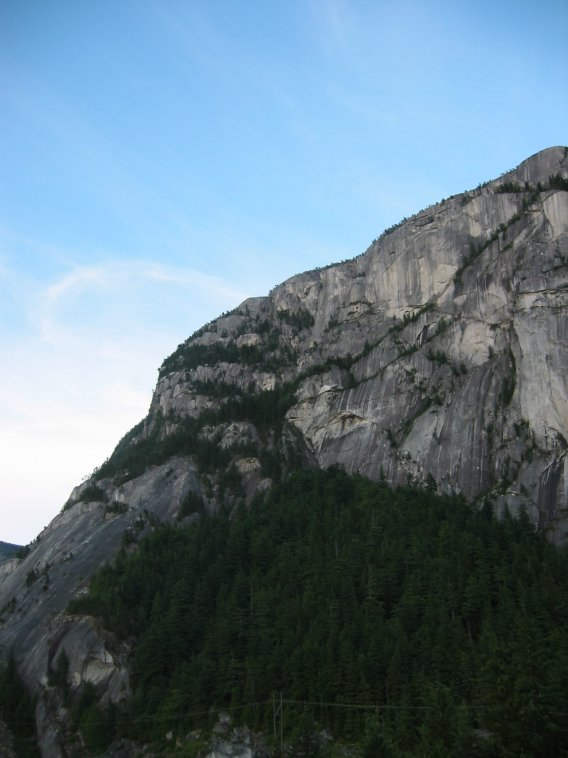
%> input picture 21.jpg, 568 x 758 px
$ octave sebs_test.m   (GNU Octave 9; MATLAB toolbox functions it lacks are replaced by stand-ins)
%> lines starting %> are read from the running program, lines starting %| are printed output that depends on the picture; in (x1, y1, x2, y2) boxes, pixels count from 0 and x2, y2 are one past the last pixel; in counts of white or black regions, pixels touching at a corner belong together; the program's own positions count from 1
### anms.m
function [ y, x, rmax ] = anms( cimg, max_pts )
%ANMS Summary of this function goes here
%   Detailed explanation goes here
%   Adaptive Non-Maximum Suppression

% Remove the least cornery corners
mx = max(max(cimg));
mn = min(min(cimg));
thresh = (mx-mn)*0.00001;
cimg(cimg < thresh) = 0;

% Do regular non-maximum suppression
cnms = imregionalmax(cimg);
cornerInds = find(cnms == true);
cornerVals = cimg(cornerInds);

% Plot
% subplot(1,3,3);
% imshow(cnms);
% title('adaptive non-max suppression');

% Set up distance matrix
distTable = zeros(length(cornerInds),2);

for i=1:length(cornerInds)
    % First extract the indeces of the current corner
    [yCurr, xCurr] = ind2sub(size(cimg), cornerInds(i));

    % Then obtain an array with all the corners that have a larger val
    largers = cornerInds(cornerVals > cornerVals(i));

    % Get their indexes
    [Y, X] = ind2sub(size(cimg), largers);

    % Calculate the distance between the current corner and the rest
    % get the smallest one, which is the radius value of the current
    % corner, inside which it is the maximum corner
    dist = pdist2([X Y], [xCurr yCurr], 'euclidean', 'Smallest',1);

    % Store this distance value and the current corner index
    distTable(i,:) = [dist cornerInds(i)];
end

% Sort the table of distances and spit out the top max_points
sortDistTable = sortrows(distTable,1);
[y, x] = ind2sub(size(cimg), sortDistTable(end-max_pts+1:end,2));

% Assign the maximum radius for given max_points
rmax = sortDistTable(end-max_pts+1,1);

end

### sebs_test.m
%% IMAGE STITCHING BY SEBASTIAN SCHLOESSER
%  This test script will call all the necessary functions
%  in order to stitch a few pictures together.


%% Load images to be stitched
im1 = imread('21.jpg');
%> im1 is the input picture: size 758x568x3 uint8; mean R, G, B 98.7, 120.4, 132.8
im2 = imread('22.jpg');
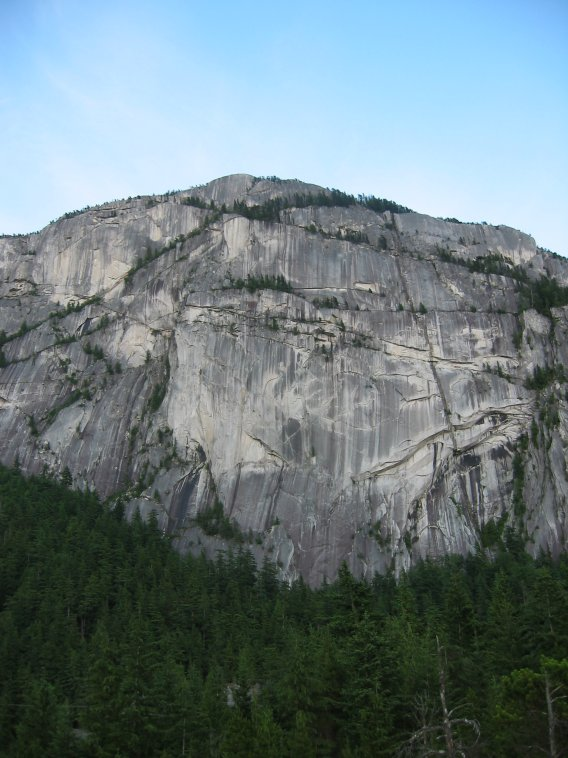
%> input picture 22.jpg, 568 x 758 px
%> im2 is the input picture: size 758x568x3 uint8; mean R, G, B 108.5, 124.8, 128.6

%% Corner Detection
% subplot(1,3,1);
imshow(uint8(im1));
title('Original Image');

C = cornermetric(rgb2gray(im1));
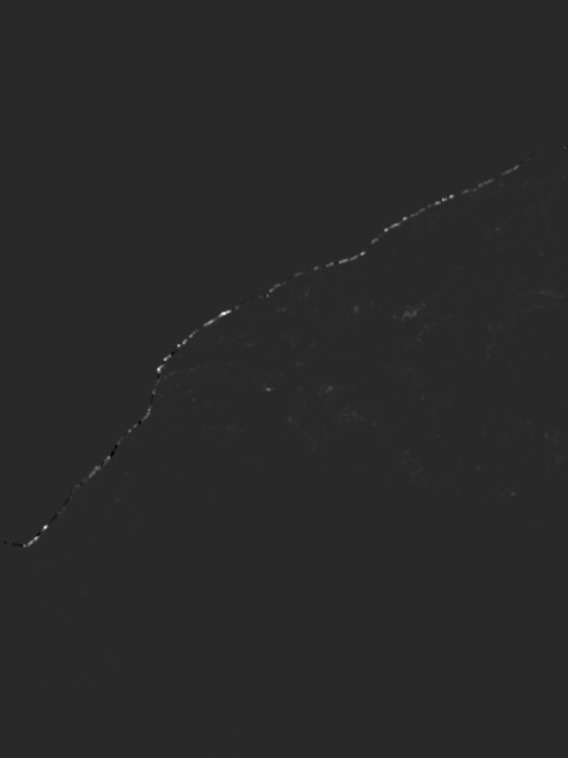
%> C: size 758x568 double; min -0.00182, max 0.00935, mean 1.07e-05; drawn with min black and max white
% subplot(1,3,2);
% imshow(C);
title('Harris Corner Detection');

%% Adaptive Non-Maximum Suppression

[y, x, rmax] = anms(C,100);
%> in anms, `mx = max(max(cimg));`: mx = 0.00935
%> in anms, `mn = min(min(cimg));`: mn = -0.00182
%> in anms, `thresh = (mx-mn)*0.00001;`: thresh = 1.12e-07
%> in anms, `cimg(cimg < thresh) = 0;`:
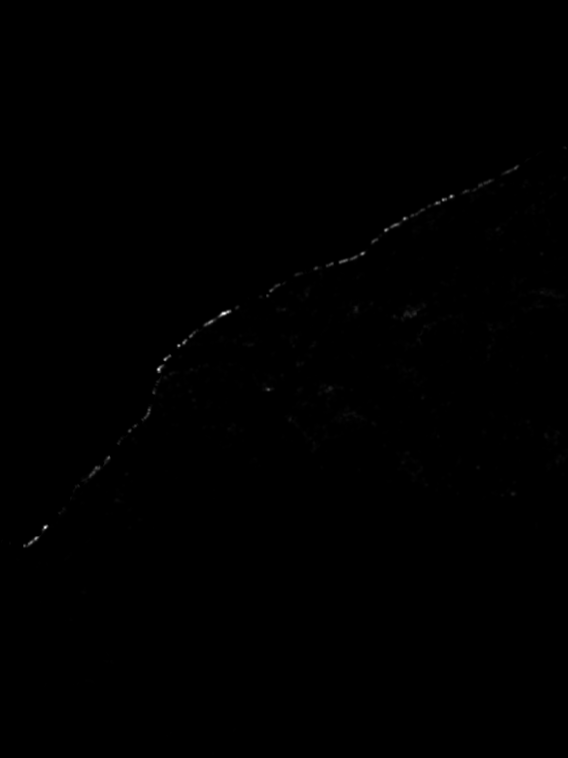
%> cimg: size 758x568 double; min 0, max 0.00935, mean 1.12e-05; drawn with min black and max white
%> in anms, `cnms = imregionalmax(cimg);`:
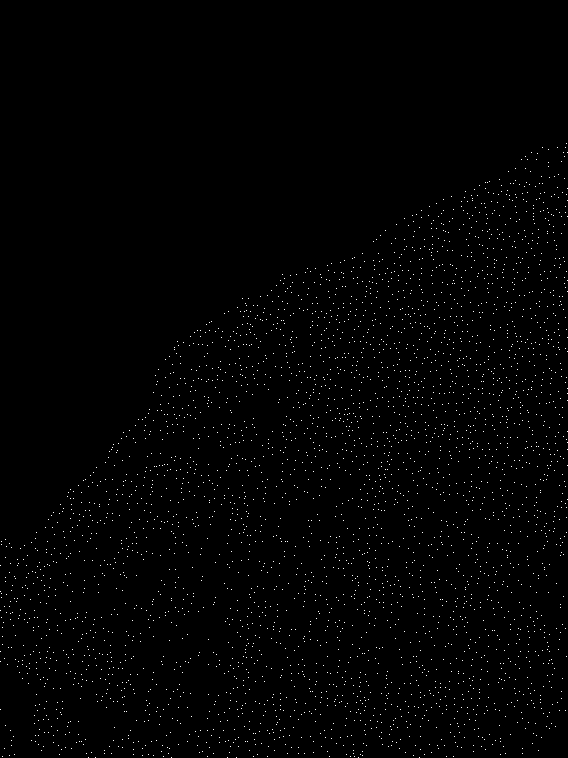
%> cnms: size 758x568 logical; 0.86% white in thin lines or dots, all inside (x1, y1, x2, y2) = (0, 143, 568, 758)
%> in anms, `cornerInds = find(cnms == true);`: cornerInds = 3693 values from 566 to 430286
%> in anms, `cornerVals = cimg(cornerInds);`: cornerVals = 3693 values, max 0.00935 at index 903, min 1.12e-07 at index 1553, mean 9.05e-05
%> the loop in anms, `for i=1:length(cornerInds)` made 1 pass
%> (yCurr, xCurr) on pass 1: (566, 1)
%> the run ends on the next line
